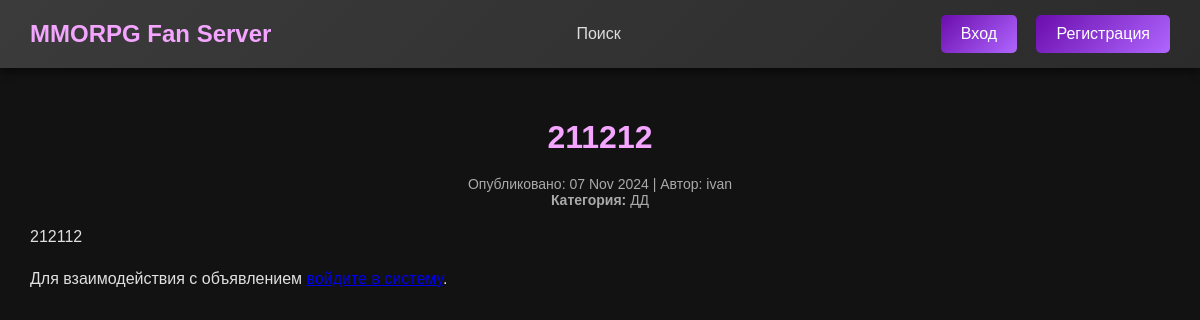
The page /ad/1/ on the database its author committed.
### ads/models.py (models this page shows, shortened)
class Ad(models.Model):
    title = models.CharField(max_length=200)
    description = CKEditor5Field('Content', config_name='default')
    category = models.ForeignKey(Category, on_delete=models.CASCADE)
    author = models.ForeignKey(CustomUser, on_delete=models.CASCADE)
    created_at = models.DateTimeField(auto_now_add=True)
    updated_at = models.DateTimeField(auto_now=True)
    status = models.CharField(max_length=50, choices=[('published', 'Опубликовано'), ('draft', 'Черновик')])
    class Meta:
        ordering = ['-created_at']
        verbose_name = 'Объявление'
        verbose_name_plural = 'Объявления'

class CustomUser(AbstractUser):
    info = models.TextField(max_length=255, blank=True, null=True)
    is_email_verified = models.BooleanField(default=False)
    avatar = models.ImageField(upload_to='avatars/', blank=True, null=True)
    is_subscribed = models.BooleanField(default=True)
    class Meta:
        verbose_name = 'Пользователь'
        verbose_name_plural = 'Пользователи'

class Category(models.Model):
    name = models.CharField(max_length=50)
    def __str__(self):
        return self.name
    class Meta:
        verbose_name = 'Категория'
        verbose_name_plural = 'Категории'

### ads/views.py (the view)
# urls.py: path('ad/<int:pk>/', AdDetailView.as_view(), name='ad_detail'),
class AdDetailView(DetailView):
    model = Ad
    template_name = 'ads/ad_detail.html'
    context_object_name = 'ad'
    def get_context_data(self, **kwargs):
        context = super().get_context_data(**kwargs)
        context['form'] = ResponseForm()
        return context

### ads/templates/ads/ad_detail.html (shortened to what this page needs)
{% extends 'base.html' %}
{% block content %}
<div class="main-container">
    <div class="ad-detail">
        <h1>{{ ad.title }}</h1>
        <p class="ad-meta">
            Опубликовано: {{ ad.created_at|date:"d M Y" }} | Автор: {{ ad.author.username }}<br>
            <strong>Категория:</strong> {{ ad.category }}
        </p>
        <div class="ad-content">
            {{ ad.description|safe }}
        </div>
        <div class="ad-actions">
            {% if user.is_authenticated %}
                {% if ad.author == user %}
                    <a href="{% url 'create' %}?edit={{ ad.id }}" class="btn btn-primary">Редактировать</a>
                {% else %}
                    <button id="respondButton" class="btn btn-secondary">Откликнуться</button>
                {% endif %}
            {% else %}
                <p>Для взаимодействия с объявлением <a href="{% url 'login' %}">войдите в систему</a>.</p>
            {% endif %}
        </div>
    </div>
</div>
{% endblock %}

### static/css/styles.css (style rules this page uses)
body { background-color: #121212; color: #e0e0e0; font-family: Arial, sans-serif; margin: 0; padding: 0; }
.main-container { padding: 30px; max-width: 1200px; margin: auto; border-radius: 8px; }
.ad-detail h1 { font-size: 32px; color: #f3a5ff; text-align: center; margin-bottom: 20px; }
.ad-meta { color: #aaa; font-size: 14px; text-align: center; margin-bottom: 15px; }
.ad-content { font-size: 16px; color: #e0e0e0; line-height: 1.6; margin-bottom: 20px; }

### rows shown on the page
Ad: title "211212", created_at "07 Nov 2024", author.username "ivan", category "ДД", description "212112"
